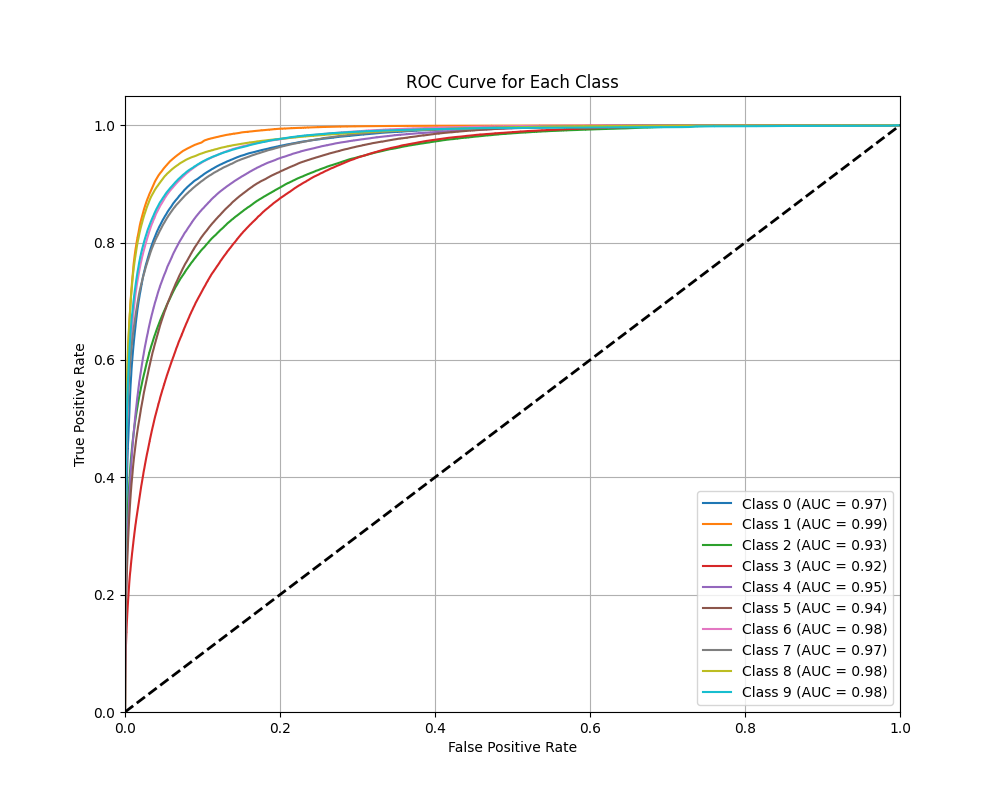

Write Python code to recreate this figure.
import numpy as np
import matplotlib.pyplot as plt
from sklearn.metrics import roc_curve, auc
from sklearn.preprocessing import label_binarize

# 加载保存的用于绘制 ROC 曲线的数据
data = np.load("../output/ECA_MobileNetV2_roc_data.npz")
true_labels = data["true_labels"]
probabilities = data["probabilities"]

# 类别数量，假设 CIFAR - 10 为 10 类
num_classes = 10

# 对真实标签进行二值化处理
true_labels_bin = label_binarize(true_labels, classes=list(range(num_classes)))

# 初始化存储每个类别的 FPR、TPR 和 AUC 的字典
fpr = dict()
tpr = dict()
roc_auc = dict()

# 计算每个类别的 ROC 曲线和 AUC
for i in range(num_classes):
    fpr[i], tpr[i], _ = roc_curve(true_labels_bin[:, i], probabilities[:, i])
    roc_auc[i] = auc(fpr[i], tpr[i])

# 绘制每个类别的 ROC 曲线
plt.figure(figsize=(10, 8))
for i in range(num_classes):
    plt.plot(fpr[i], tpr[i], label=f'Class {i} (AUC = {roc_auc[i]:.2f})')

# 绘制随机猜测的对角线
plt.plot([0, 1], [0, 1], 'k--', lw=2)
plt.xlim([0.0, 1.0])
plt.ylim([0.0, 1.05])
plt.xlabel('False Positive Rate')
plt.ylabel('True Positive Rate')
plt.title('ROC Curve for Each Class')
plt.legend(loc="lower right")
plt.grid(True)

# 保存绘制好的 ROC 曲线图
plt.savefig('../result/roc_curve.png')
plt.show()
